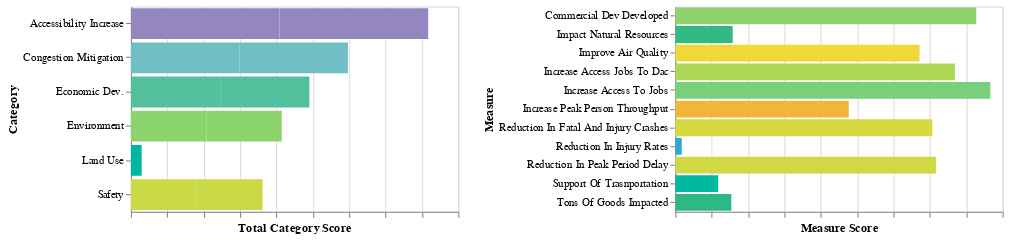

The notebook cell this image was saved under:
### Code cell
_utils.dual_bar_chart(
    score_card,
    "Category",
    "Category:N",
    "Total Category Score:Q",
    "Measure:N",
    "Measure Score:Q",
)

### Figure 1 — Vega-Lite specification as saved in the notebook (floating-point values rounded to 4 significant figures)
{"config": {"view": {"continuousWidth": 400, "continuousHeight": 300}}, "hconcat": [{"mark": "bar", "encoding": {"color": {"field": "Total Category Score", "legend": null, "scale": {"range": ["#2EA8CE", "#EB9F3C", "#F4D837", "#51BF9D", "#8CBCCB", "#9487C0"]}, "type": "quantitative"}, "tooltip": [{"field": "Category", "type": "nominal"}, {"field": "Total Category Score", "type": "quantitative"}], "x": {"axis": {"labels": false}, "field": "Total Category Score", "type": "quantitative"}, "y": {"field": "Category", "type": "nominal"}}, "height": 188, "selection": {"selector001": {"type": "multi", "fields": ["Category"]}}, "width": 300}, {"mark": "bar", "encoding": {"color": {"field": "Measure Score", "legend": null, "scale": {"range": ["#2EA8CE", "#EB9F3C", "#F4D837", "#51BF9D", "#8CBCCB", "#9487C0"]}, "type": "quantitative"}, "tooltip": [{"field": "Measure", "type": "nominal"}, {"field": "Measure Score", "type": "quantitative"}], "x": {"axis": {"labels": false}, "field": "Measure Score", "type": "quantitative"}, "y": {"field": "Measure", "type": "nominal"}}, "height": 188, "transform": [{"filter": {"selection": "selector001"}}], "width": 300}], "data": {"name": "data-59c8a30515b393dd2e0741cb7b07484a"}, "$schema": "https://vega.github.io/schema/vega-lite/v4.17.0.json", "datasets": {"data-59c8a30515b393dd2e0741cb7b07484a": [{"Measure": "Increase Peak Person Throughput", "Measure Score": 23.85, "Category": "Congestion Mitigation", "Total Category Score": 59.68}, {"Measure": "Reduction In Peak Period Delay", "Measure Score": 35.83, "Category": "Congestion Mitigation", "Total Category Score": 59.68}, {"Measure": "Reduction In Fatal And Injury Crashes", "Measure Score": 35.33, "Category": "Safety", "Total Category Score": 36.21}, {"Measure": "Reduction In Injury Rates", "Measure Score": 0.88, "Category": "Safety", "Total Category Score": 36.21}, {"Measure": "Increase Access To Jobs", "Measure Score": 43.31, "Category": "Accessibility Increase", "Total Category Score": 81.75}, {"Measure": "Increase Access Jobs To Dac", "Measure Score": 38.44, "Category": "Accessibility Increase", "Total Category Score": 81.75}, {"Measure": "Commercial Dev Developed", "Measure Score": 41.38, "Category": "Economic Dev.", "Total Category Score": 49.08}, {"Measure": "Tons Of Goods Impacted", "Measure Score": 7.7, "Category": "Economic Dev.", "Total Category Score": 49.08}, {"Measure": "Improve Air Quality", "Measure Score": 33.58, "Category": "Environment", "Total Category Score": 41.47}, {"Measure": "Impact Natural Resources", "Measure Score": 7.89, "Category": "Environment", "Total Category Score": 41.47}, {"Measure": "Support Of Trasnportation", "Measure Score": 5.9, "Category": "Land Use", "Total Category Score": 5.9}]}}
